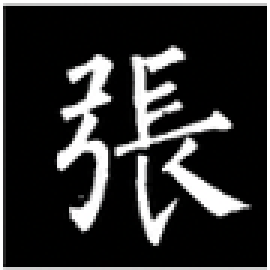
#> input picture Zhang.png, 90 x 90 px (shown 3 times larger)
$ jupyter execute --allow-errors '1. Hu_invariant.ipynb'
#> lines starting #> are read from the running program, lines starting #| are printed output that depends on the picture; after the words box and inside, x2 and y2 are one past the last pixel; in counts of white or black regions, pixels touching at a corner belong together; long printed decimals are rounded
# Hu_moments

[cell 1]
import sys;
sys.path.append("/Users/Giatti/Desktop/AI篆刻")

[cell 2]
import os
print(os.path.abspath('.')) # 得到当前文件所在目录的绝对路径

import cv2
from datetime import datetime
import numpy as np
import matplotlib.pyplot as plt

[cell 3]
fp = 'Zhang.png'
img = cv2.imread(fp)
#> img is the input picture: shape (90, 90, 3); mean B, G, R 48.7, 48.7, 48.7
img_gray = cv2.cvtColor(img, cv2.COLOR_BGR2GRAY)

img_gray_nonzero = img_gray.ravel()[np.flatnonzero(img_gray)]
#> img_gray_nonzero = 3087 values, max 255 at index 0, min 1 at index 182, mean 127.8
print(img_gray_nonzero)
#> (printed output is left out)
# print(np.flatnonzero(img_gray))

ret, img_binary = cv2.threshold(img_gray, 127, 1, cv2.THRESH_BINARY)
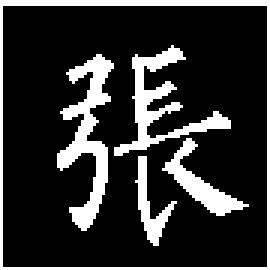
#> img_binary: shape (90, 90) (shown 3 times larger); values 0 (black) and 1 (white), 19.3% white; 5 white regions, box (x1, y1, x2, y2) and area: (0, 0, 90, 90) 444, (19, 18, 38, 77) 426, (38, 15, 77, 52) 356, (54, 46, 83, 72) 205, (45, 52, 59, 82) 133
print(img_binary)
#> (printed output is left out)
# print(np.flatnonzero(binary))
# print(img_gray.shape)
plt.imshow(img_gray,'gray_r')
plt.show()

[cell 4]
img_binary.sum()
#> Out = 1564

[cell 5]

def test(img):
    moments = cv2.moments(img)
#> moments = moments, m00 1564, centre m10/m00, m01/m00 = (45.58, 44.11)
    humoments = cv2.HuMoments(moments)
#> humoments = [0.726, 0.00728, 0.000798, 0.00157, 1.41e-06, 0.000128, 1.05e-06]
    # humoments = no.log(np.abs(humoments)) # 同样建议取对数
    print(humoments)
#| [[7.25971703e-01]
#|  [7.28468628e-03]
#|  [7.98043537e-04]
#|  [1.57044525e-03]
#|  [1.40814704e-06]
#|  [1.28146890e-04]
#|  [1.05266012e-06]]

# [7 lines of commented-out code are left out]

test(img_binary)

[cell 6]
def humoments(img_gray):
    '''
    由于7个不变矩的变化范围很大,为了便于比较,可利用取对数的方法进行数据压缩;同时考虑到不变矩有可能出现负值的情况,因此,在取对数之前先取绝对值
    经修正后的不变矩特征具有平移 、旋转和比例不变性
    '''
    # 标准矩定义为m_pq = sumsum(x^p * y^q * f(x, y))
    row, col = img_gray.shape
#> row = 90; col = 90
    #计算图像的0阶几何矩
    m00 = img_gray.sum()
#> m00 = 1564
    m10 = m01 = 0
    #　计算图像的二阶、三阶几何矩
    m11 = m20 = m02 = m12 = m21 = m30 = m03 = 0
    for i in range(row):
        m10 += (i * img_gray[i]).sum()
        m20 += (i ** 2 * img_gray[i]).sum()
        m30 += (i ** 3 * img_gray[i]).sum()
        for j in range(col):
            m11 += i * j * img_gray[i][j]
            m12 += i * j ** 2 * img_gray[i][j]
            m21 += i ** 2 * j * img_gray[i][j]
#> this loop made 90 passes
#> (m10, m20, m30) on passes 1 to 12: (0, 0, 0), (90, 90, 90), (94, 98, 106), (100, 116, 160), (108, 148, 288), (118, 198, 538), (130, 270, 970), (144, 368, 1656), (160, 496, 2680), (178, 658, 4138), (198, 858, 6138), (220, 1100, 8800)
#> after the loop, m10 = 68984; m11 = 3205794; m12 = 184092882; m20 = 4015042; m21 = 188368482; m30 = 259355708
    for j in range(col):
        m01 += (j * img_gray[:, j]).sum()
        m02 += (j ** 2 * img_gray[:, j]).sum()
        m03 += (j ** 3 * img_gray[:, j]).sum()
#> this loop made 90 passes
#> (m01, m02, m03) on passes 1 to 12: (0, 0, 0), (3, 3, 3), (9, 15, 27), (18, 42, 108), (30, 90, 300), (45, 165, 675), (63, 273, 1323), (84, 420, 2352), (108, 612, 3888), (135, 855, 6075), (165, 1155, 9075), (198, 1518, 13068)
#> after the loop, m01 = 71290; m02 = 4052990; m03 = 257416504

    # 由标准矩我们可以得到图像的"重心"
    x0 = m10 / m00
#> x0 = 44.11
    y0 = m01 / m00
#> y0 = 45.58
    # 计算图像的二阶中心矩、三阶中心矩
    u00 = m00
#> u00 = 1564
    u01 = u10 = 0
    u11 = m11-x0*m01
#> u11 = 61376.3
    u20 = m20 - x0*m10
#> u20 = 972336
    u02 = m02 - y0*m01
#> u02 = 803460.5
    u21 = m21 - 2*x0*m11 - y0*m20 + 2*(x0**2)*m01
#> u21 = -58821.5
    u12 = m12 - 2*y0*m11 - x0*m02 + 2*(y0**2)*m10
#> u12 = -269322.6
    u30 = m30 - 3*x0*m20 + 2*(x0**2)*m10
#> u30 = -3511877.8
    u03 = m03 - 3*y0*m02 + 2*(y0**2)*m01
#> u03 = -572663.9

    # 计算图像的归格化中心矩
    # yij = uij/(u00**(1+(i+j)/2))
    y20 = u20 / (u00**2)
#> y20 = 0.398
    y02 = u02 / (u00**2)
#> y02 = 0.328
    y11 = u11 / (u00**2)
#> y11 = 0.0251
    y30 = u30 / (u00**2.5)
#> y30 = -0.0363
    y03 = u03 / (u00**2.5)
#> y03 = -0.00592
    y12 = u12 / (u00**2.5)
#> y12 = -0.00278
    y21 = u21 / (u00**2.5)
#> y21 = -0.000608

    # 计算图像的七个不变矩
    h1 = y20 + y02
#> h1 = 0.726
    h2 = (y20 - y02) ** 2 + 4 * y11 ** 2
#> h2 = 0.00728
    h3 = (y30 - 3 * y12) ** 2 + (3 * y21 - y03) ** 2
#> h3 = 0.000798
    h4 = (y30 + y12) ** 2 + (y21 + y03) ** 2
#> h4 = 0.00157
    h5 = (y30 - 3 * y12) * (y30 + y12) * ((y30 + y12) ** 2 - 3 * (y21 + y03) ** 2) + (3 * y21 - y03) * (y21 + y03) \
        * (3 * (y30 + y12) ** 2 - (y21 + y03) ** 2)
#> h5 = 1.41e-06
    h6 = (y20 - y02) * ((y30 + y12) ** 2 - (y21 + y03) ** 2) + 4 * y11 * (y30 + y12) * (y21 + y03)
#> h6 = 0.000128
    h7 = (3 * y21 - y03) * (y30 + y12) * ((y30 + y12) ** 2 - 3 * (y21 + y03) ** 2) + (3 * y12 - y30) * (y21 + y03) \
        * (3 * (y30 + y12) ** 2 - (y21 + y03) ** 2)
#> h7 = -1.05e-06
    inv_m7 = [h1, h2, h3, h4, h5, h6, h7]
#> inv_m7 = [0.726, 0.00728, 0.000798, 0.00157, 1.41e-06, 0.000128, -1.05e-06]

    return inv_m7

# [7 lines of commented-out code are left out]

[cell 7]
print(humoments(img_binary))
#| [0.726, 0.007285, 0.000798, 0.00157, 1.4081470359705875e-06, 0.0001281, -1.0526601180829256e-06]

[cell 8]
fp = 'Zhang.png'
img_gray = cv2.imread(fp, cv2.IMREAD_GRAYSCALE)
#> img_gray: shape (90, 90); min 0, max 255, mean 48.5


ret, img_binary = cv2.threshold(img_gray, 127, 1, cv2.THRESH_BINARY)
#> img_binary: shape (90, 90); values 0 (black) and 1 (white), 19.3% white; 5 white regions, box (x1, y1, x2, y2) and area: (0, 0, 90, 90) 444, (19, 18, 38, 77) 425, (38, 15, 77, 52) 355, (54, 46, 83, 72) 205, (45, 52, 59, 82) 133
row,col = img_binary.shape
#> row = 90; col = 90
p = 20
q = 20
#> (the rest of this cell did not finish here and is left out)

[cell 9]
def m_pq(f, p, q):
    """
    Two-dimensional (p+q)th order moment of image f(x,y)
    where p,q = 0, 1, 2, ...
    """
    m = np.zeros((p,q))
    # Loop in f(x,y)
    for i in range(0,p):
        for j in range(0,q):
            for x in range(0, len(f)):
                for y in range(0, len(f[0])):
                    m[i][j] += ((x+1)**i)*((y+1)**j)*f[x][y]
    return m

[cell 10]
def centroid(m):
    """
    Computes the centroid of image f(x,y)
    """
    return [m[1][0]/m[0][0], m[0][1]/m[0][0]]

[cell 11]
def u_pq(f, p, q):
    """
    Centroid moment invariant to rotation.
    This function is equivalent to the m_pq but translating the centre of image
    f(x,y) to the centroid.
    """
#> called with p = 0, q = 0
    u = 0
    centre = centroid(f)
#> centre = [1, 1]
    for x in range(0, len(f)):
        for y in range(0, len(f[0])):
            u += ((x-centre[0]+1)**p)*((y-centre[1]+1)**q)*f[x][y]
#> this loop made 90 passes
#> after the loop, u = 1562
    return u

[cell 12]
def hu(f):
    """
    This function computes Hu's seven invariant moments.
    """
    u_00 = u_pq(f, 0, 0)
#> u_00 = 1562

    # Scale invariance is obtained by normalization.
    # The normalized central moment is given below
    eta = lambda f, p, q: u_pq(f, p, q)/(u_00**((p+q+2)/2))
#> the loop in u_pq (call 2), `for x in range(0, len(f)):` made 90 passes

    # normalized central moments used to compute Hu's seven moments invariat
    eta_20 = eta(f, 2, 0)
#> eta_20 = 1.64
    eta_02 = eta(f, 0, 2)
#> eta_02 = 1.66
    eta_11 = eta(f, 1, 1)
#> eta_11 = 1.31
    eta_12 = eta(f, 1, 2)
#> eta_12 = 1.91
    eta_21 = eta(f, 2, 1)
#> eta_21 = 1.95
    eta_30 = eta(f, 3, 0)
#> eta_30 = 2.69
    eta_03 = eta(f, 0, 3)
#> eta_03 = 2.67

    # Hu's moments are computed below
    phi_1 = eta_20 + eta_02
#> phi_1 = 3.3
    phi_2 = 4*eta_11 + (eta_20-eta_02)**2
#> phi_2 = 5.25
    phi_3 = (eta_30 - 3*eta_12)**2 + (3*eta_21 - eta_03)**2
#> phi_3 = 19.36
    phi_4 = (eta_30 + eta_12)**2 + (eta_21 + eta_03)**2
#> phi_4 = 42.43
    phi_5 = (eta_30 - 3*eta_12)*(eta_30 + eta_12)*((eta_30+eta_12)**2 - 3*(eta_21+eta_03)**2) + (3*eta_21 - eta_03)*(eta_21 + eta_03)*(3*(eta_30 + eta_12) - (eta_21 + eta_03)**2)
#> phi_5 = 487.1
    phi_6 = (eta_20 - eta_02)*((eta_30 + eta_12)**2 - (eta_21 + eta_03)**2) + 4*eta_11*(eta_30 + eta_12)*(eta_21 + eta_03)
#> phi_6 = 111.4
    phi_7 = (3*eta_21 - eta_03)*(eta_30 + eta_12)*((eta_30 + eta_12)**2 - 3*(eta_21 + eta_03)**2) - (eta_30 - 3*eta_12)*(eta_21 + eta_03)*(3*(eta_30 + eta_12)**2 - (eta_21 + eta_03)**2)
#> phi_7 = -39.33

    return [phi_1, phi_2, phi_3, phi_4, phi_5, phi_6, phi_7]

[cell 13]
hu(img_binary)
#> Out = [3.3, 5.25, 19.36, 42.43, 487.1, 111.4, -39.33]
